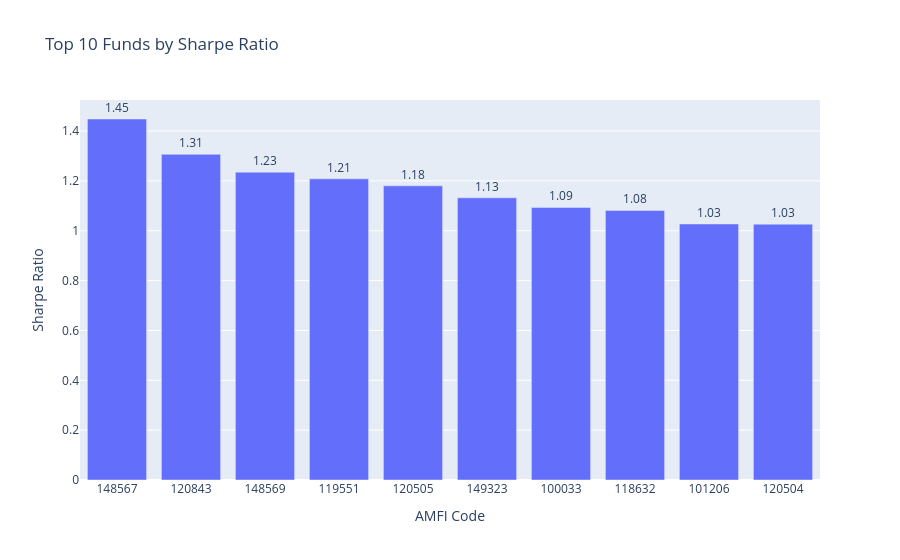

The notebook cell saved with this chart:
### Code cell
top10 = top_sharpe.head(10).copy()

top10["amfi_code"] = top10["amfi_code"].astype(str)

fig = px.bar(
    top10,
    x="amfi_code",
    y="sharpe_ratio",
    text="sharpe_ratio",
    title="Top 10 Funds by Sharpe Ratio"
)

fig.update_traces(texttemplate="%{text:.2f}", textposition="outside")

fig.update_layout(
    xaxis_title="AMFI Code",
    yaxis_title="Sharpe Ratio"
)

fig.show()

### Figure 1 — Plotly figure (JSON) as saved in the notebook; plotly's stock layout.template omitted (floating-point values rounded to 4 significant figures)
{"data": [{"hovertemplate": "amfi_code=%{x}<br>sharpe_ratio=%{text}<extra></extra>", "legendgroup": "", "marker": {"color": "#636efa", "pattern": {"shape": ""}}, "name": "", "orientation": "v", "showlegend": false, "text": [1.448, 1.307, 1.235, 1.208, 1.18, 1.132, 1.094, 1.082, 1.027, 1.027], "textposition": "outside", "texttemplate": "%{text:.2f}", "type": "bar", "x": ["148567", "120843", "148569", "119551", "120505", "149323", "100033", "118632", "101206", "120504"], "xaxis": "x", "y": [1.448, 1.307, 1.235, 1.208, 1.18, 1.132, 1.094, 1.082, 1.027, 1.027], "yaxis": "y"}], "layout": {"barmode": "relative", "legend": {"tracegroupgap": 0}, "title": {"text": "Top 10 Funds by Sharpe Ratio"}, "xaxis": {"anchor": "y", "domain": [0, 1], "title": {"text": "AMFI Code"}}, "yaxis": {"anchor": "x", "domain": [0, 1], "title": {"text": "Sharpe Ratio"}}}}
